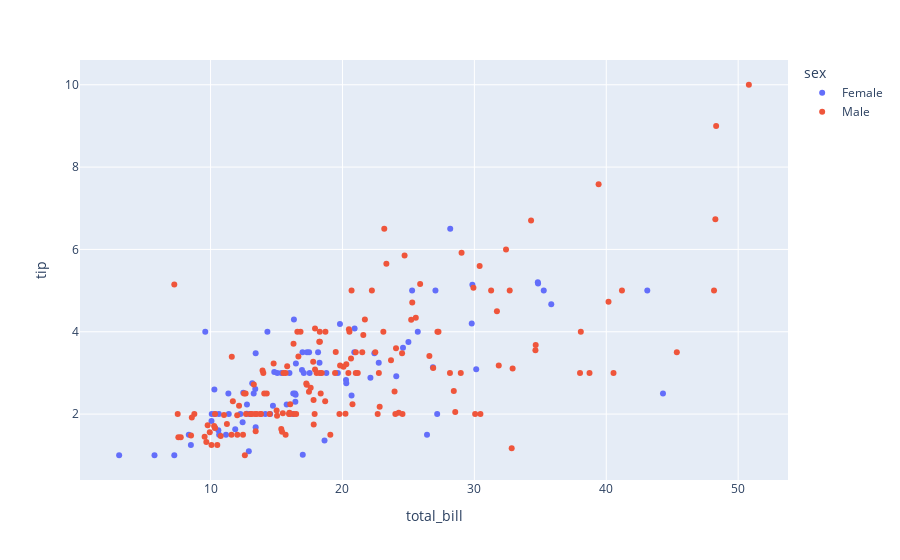

The code cell stored with this chart in its notebook:
### Code cell
px.scatter(x='total_bill', color='sex',
           y='tip', data_frame=df_tips)

### Figure 1 — Plotly figure (JSON) as saved in the notebook; plotly's stock layout.template omitted (floating-point values rounded to 4 significant figures; data arrays with more than 128 entries replaced by an {"elided": "..."} marker saying what was removed)
{"data": [{"hovertemplate": "sex=Female<br>total_bill=%{x}<br>tip=%{y}<extra></extra>", "legendgroup": "Female", "marker": {"color": "#636efa", "symbol": "circle"}, "mode": "markers", "name": "Female", "orientation": "v", "showlegend": true, "type": "scatter", "x": [16.99, 24.59, 35.26, 14.83, 10.33, 16.97, 20.29, 15.77, 19.65, 15.06, 20.69, 16.93, 10.29, 34.81, 26.41, 16.45, 3.07, 17.07, 26.86, 25.28, 14.73, 10.07, 34.83, 5.75, 16.32, 22.75, 11.35, 15.38, 44.3, 22.42, 20.92, 14.31, 7.25, 25.71, 17.31, 10.65, 12.43, 24.08, 13.42, 12.48, 29.8, 14.52, 11.38, 20.27, 11.17, 12.26, 18.26, 8.51, 10.33, 14.15, 13.16, 17.47, 27.05, 16.43, 8.35, 18.64, 11.87, 29.85, 25, 13.39, 16.21, 17.51, 10.59, 10.63, 9.6, 20.9, 18.15, 19.81, 43.11, 13, 12.74, 13, 16.4, 16.47, 12.76, 13.27, 28.17, 12.9, 30.14, 13.42, 15.98, 16.27, 10.09, 22.12, 35.83, 27.18, 18.78], "xaxis": "x", "y": [1.01, 3.61, 5, 3.02, 1.67, 3.5, 2.75, 2.23, 3, 3, 2.45, 3.07, 2.6, 5.2, 1.5, 2.47, 1, 3, 3.14, 5, 2.2, 1.83, 5.17, 1, 4.3, 3.25, 2.5, 3, 2.5, 3.48, 4.08, 4, 1, 4, 3.5, 1.5, 1.8, 2.92, 1.68, 2.52, 4.2, 2, 2, 2.83, 1.5, 2, 3.25, 1.25, 2, 2, 2.75, 3.5, 5, 2.3, 1.5, 1.36, 1.63, 5.14, 3.75, 2.61, 2, 3, 1.61, 2, 4, 3.5, 3.5, 4.19, 5, 2, 2.01, 2, 2.5, 3.23, 2.23, 2.5, 6.5, 1.1, 3.09, 3.48, 3, 2.5, 2, 2.88, 4.67, 2, 3], "yaxis": "y"}, {"hovertemplate": "sex=Male<br>total_bill=%{x}<br>tip=%{y}<extra></extra>", "legendgroup": "Male", "marker": {"color": "#EF553B", "symbol": "circle"}, "mode": "markers", "name": "Male", "orientation": "v", "showlegend": true, "type": "scatter", "x": {"elided": "157 float values"}, "xaxis": "x", "y": {"elided": "157 float values"}, "yaxis": "y"}], "layout": {"autosize": true, "legend": {"title": {"text": "sex"}, "tracegroupgap": 0}, "margin": {"t": 60}, "xaxis": {"anchor": "y", "autorange": true, "domain": [0, 1], "range": [0.201, 53.68], "title": {"text": "total_bill"}, "type": "linear"}, "yaxis": {"anchor": "x", "autorange": true, "domain": [0, 1], "range": [0.3031, 10.7], "title": {"text": "tip"}, "type": "linear"}}}
